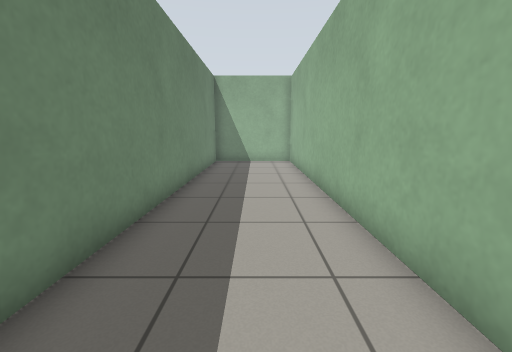
[1] (above)

12 first-person views from a walk through a world built for the Gazebo simulator. The camera is 0.92 m above the floor, tilts 10° down and sees 90° across. The floor is counted in squares, 0.5 m on a side. Each view is taken from the middle of a square. On the plan, view 1 faces up. The plan holds only what a view shows up to about 15 squares ahead; the rest is blank.

[2]
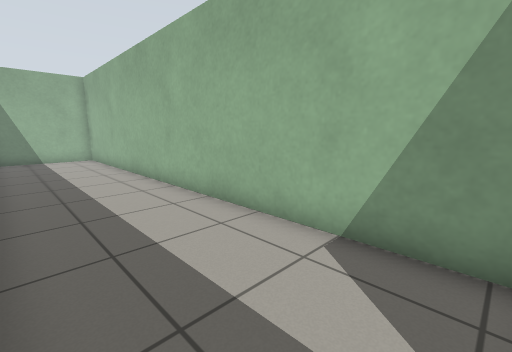

[3]
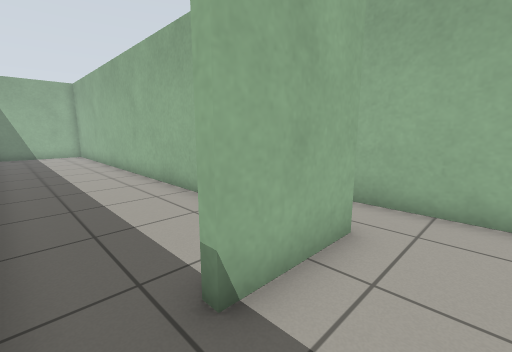

[4]
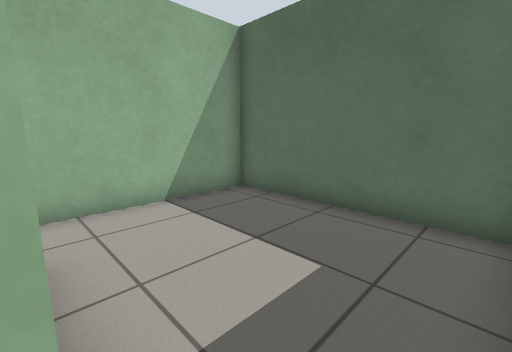

[5]
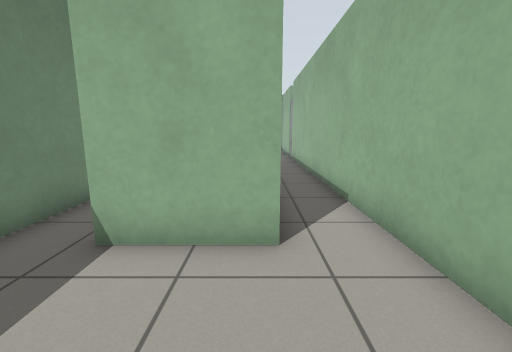

[6]
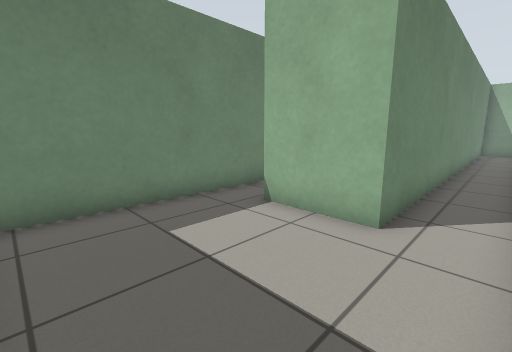

[7]
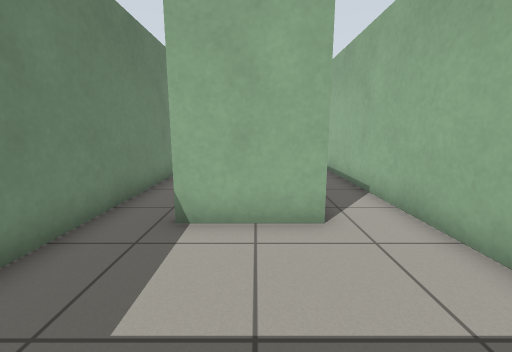

[8]
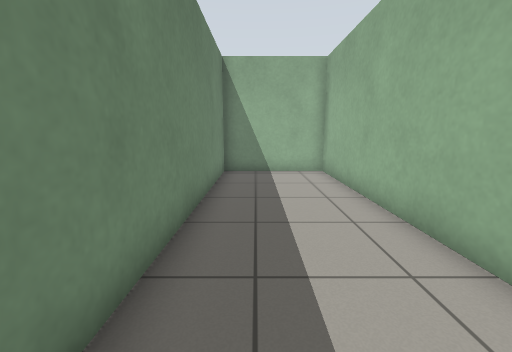

[9]
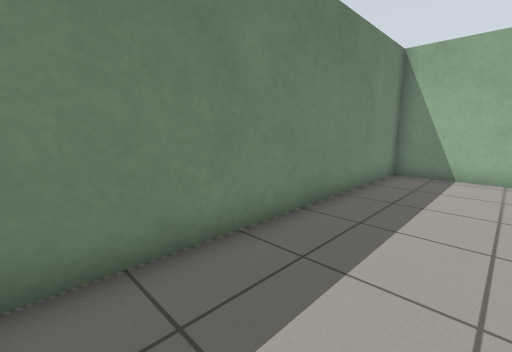

[10]
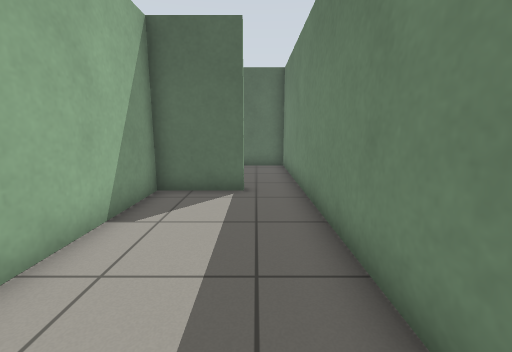

[11]
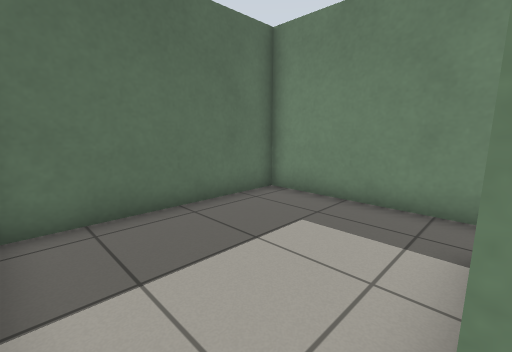

[12]
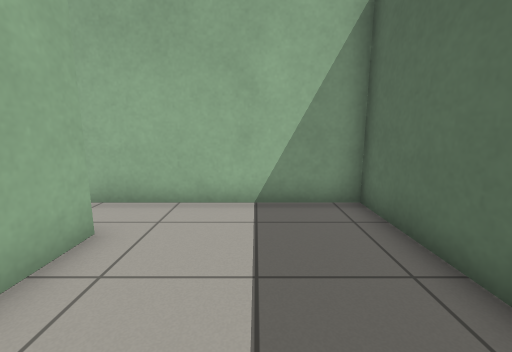

### Floor plan
Ten units are one square. View 1 is at (0, 0); x grows to the right and y downward. Boxes are objects, and circles mark ways between rooms. Rooms are numbered by the first view taken in them; rooms with no view inside come last. Other rooms are left out.
<svg viewBox="-30 -162 79 264">
<path fill="none" stroke="#000" d="M-8 38 21 38 21 -157 -25 -157 -25 35M-25 35 -25 97 44 97 44 -74M24 -113 24 41 -6 41"/>
<circle cx="-15" cy="40" r="3" fill="#2a7"/>
<text x="-10" y="-60">1</text>
<text x="30" y="0">2</text>
</svg>
Room 1 opens to room 2.

Where each view was taken, in squares from view 1:
view 1: 0 up, 0 right, facing up
view 2: 3 down, 2 left, facing up-right
view 3: 6 down, 2 left, facing up-right
view 4: 4 down, 2 left, facing down-right
view 5: 8 down, 2 right, facing up
view 6: 9 down, 4 right, facing up-left
view 7: 9 down, 1 right, facing up
view 8: 4 up, 1 left, facing up
view 9: 4 up, 1 right, facing up-left
view 10: 4 up, 1 left, facing down
view 11: 4 down, 4 right, facing down-left
view 12: 7 down, 2 left, facing right
